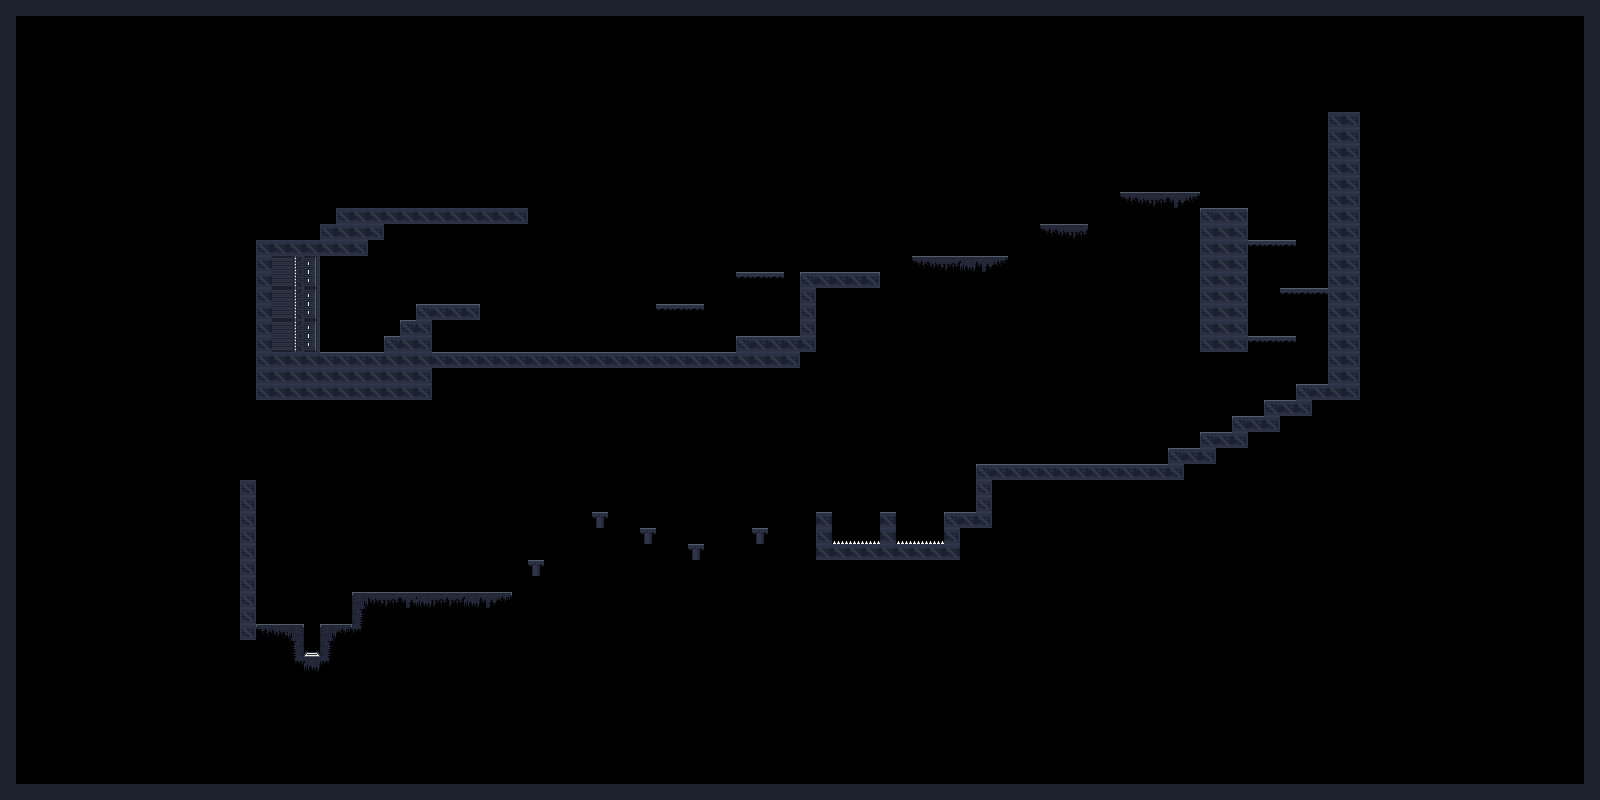

Rendered tile map (Tiled .tmx) drawn with the repository's tilesets; below, a short description and the map source with its tile grids summarised:
An orthogonal 100x50 tile map with 16x16 px tiles, 1 tile layer (Solid), 2 hidden layers not drawn.

<map version="1.5" tiledversion="2021.02.15" orientation="orthogonal" renderorder="right-down" width="100" height="50" tilewidth="16" tileheight="16" infinite="0" nextlayerid="4" nextobjectid="1">
 <tileset firstgid="1" name="industrial_v2" tilewidth="16" tileheight="16" tilecount="1024" columns="32">
  <image source="industrial_v2.png" width="512" height="512" />
 </tileset>
 <layer id="1" name="Background" width="100" height="50" visible="0">
  <data>[5000 cells, 5000 non-empty, 1 distinct tile ids]</data>
 </layer>
 <layer id="2" name="Solid" width="100" height="50">
  <data>[5000 cells, 603 non-empty, 32 distinct tile ids]</data>
 </layer>
 <layer id="3" name="Design" width="100" height="50" visible="0">
  <data>[5000 cells, 532 non-empty, 90 distinct tile ids]</data>
 </layer>
</map>